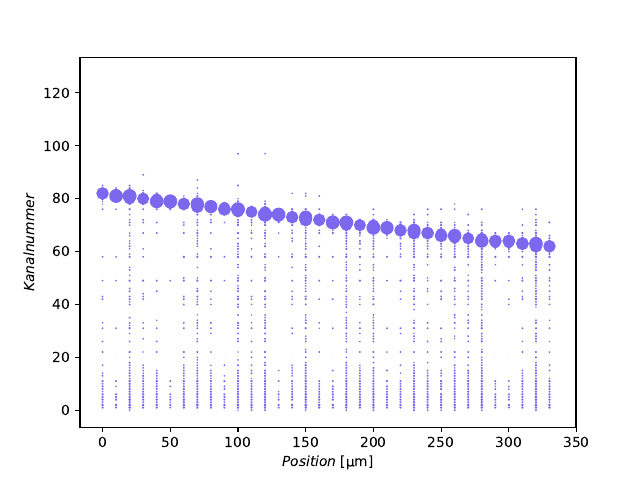

Here is the Python script that generated this plot:
import numpy as np
import matplotlib.pyplot as plt
import pandas as pd

#Zeile:Position, Spalte:Kanalnummer
daten = pd.read_csv('Laserscan.txt', encoding='utf-8', comment='#', sep='\t')
daten = daten.values

Position = len(daten)
Kanal = len(daten[2])

plt.xlabel(r'$Position\;[\mathrm{\mu m}]$')
plt.ylabel(r'$Kanalnummer$')

i=0
while i < Position:
    j=0
    while j < Kanal:
        if daten[i,j] < 0:
            daten[i,j]=0
        plt.scatter(i*10, j, s=daten[i, j], color='mediumslateblue')
        j=j+1
    i=i+1

plt.savefig('Position_Kanal_Signal_Plot.pdf')
plt.show()



#bar = plt.colorbar(ticks=[0, 1, 2])
#bar.set_ticklabels(iris.target_names)